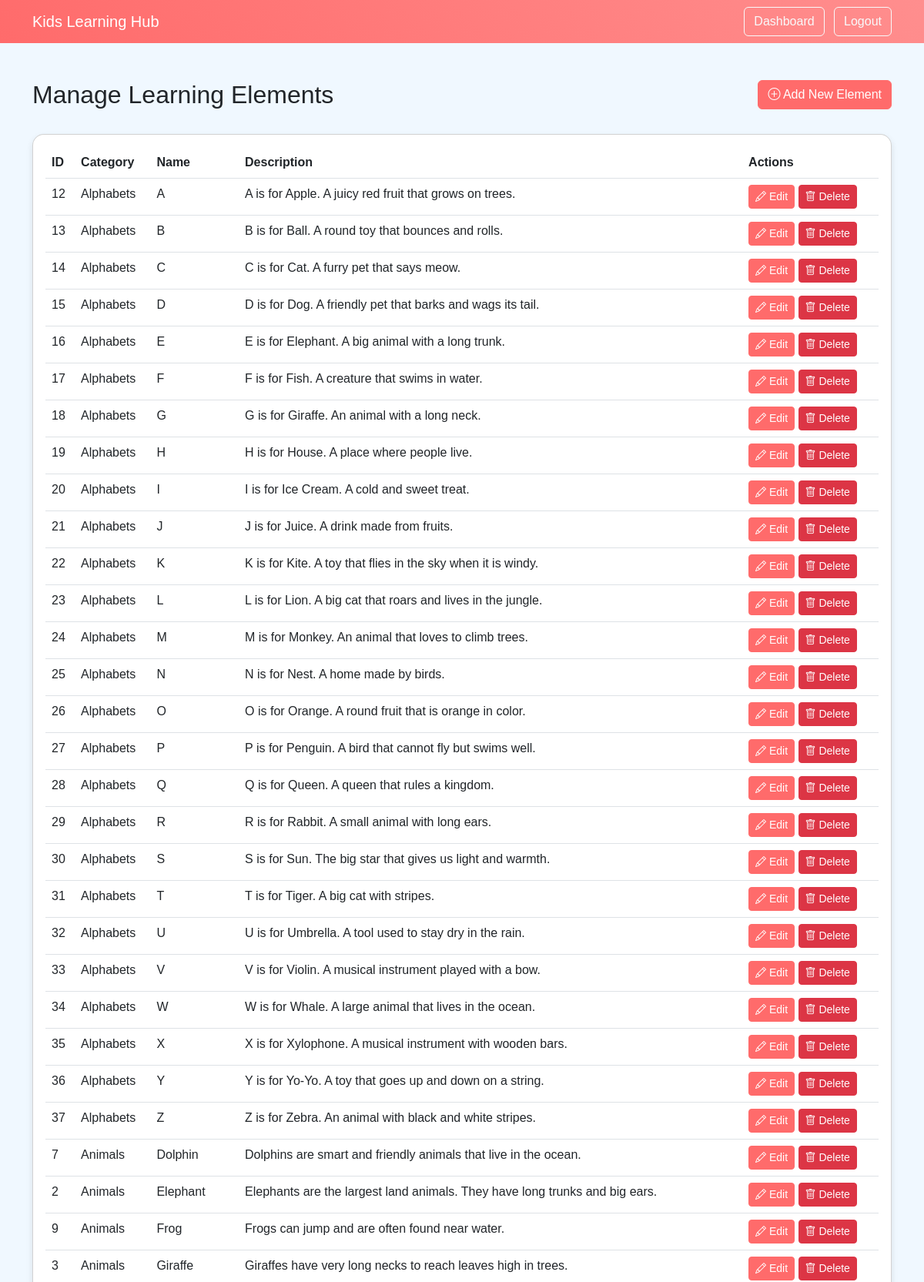
The app's page /admin/elements.php (signed in, upper part) with its own data.
### tables this page shows
CREATE TABLE IF NOT EXISTS elements (
    id INT AUTO_INCREMENT PRIMARY KEY,
    category_id INT NOT NULL,
    name VARCHAR(100) NOT NULL,
    description TEXT,
    image_path VARCHAR(255),
    audio_path VARCHAR(255),
    video_path VARCHAR(255),
    created_at TIMESTAMP DEFAULT CURRENT_TIMESTAMP,
    FOREIGN KEY (category_id) REFERENCES categories(id) ON DELETE CASCADE,
    UNIQUE KEY unique_element (category_id, name)
);

CREATE TABLE IF NOT EXISTS categories (
    id INT AUTO_INCREMENT PRIMARY KEY,
    name VARCHAR(100) NOT NULL,
    created_at TIMESTAMP DEFAULT CURRENT_TIMESTAMP
);

### admin/elements.php (the view, shortened to what this page needs)
<?php
$conn = getDBConnection();
$elements = $conn->query("
    SELECT e.*, c.name as category_name
    FROM elements e
    JOIN categories c ON e.category_id = c.id
    ORDER BY c.name, e.name
");
?>
<!DOCTYPE html>
<html lang="en">
<head>
    <link href="https://cdn.jsdelivr.net/npm/bootstrap@5.3.0/dist/css/bootstrap.min.css" rel="stylesheet">
    <link href="https://cdn.jsdelivr.net/npm/bootstrap-icons@1.7.2/font/bootstrap-icons.css" rel="stylesheet">
</head>
<body>
    <nav class="navbar navbar-expand-lg navbar-dark">
        <div class="container">
            <a class="navbar-brand" href="../index.php">Kids Learning Hub</a>
            <div class="ms-auto">
                <a href="dashboard.php" class="btn btn-outline-light me-2">Dashboard</a>
                <a href="logout.php" class="btn btn-outline-light">Logout</a>
            </div>
        </div>
    </nav>
    <div class="container mt-5">
        <div class="row mb-4">
            <div class="col-md-6">
                <h2>Manage Learning Elements</h2>
            </div>
            <div class="col-md-6 text-end">
                <button type="button" class="btn btn-primary" data-bs-toggle="modal" data-bs-target="#addElementModal">
                    <i class="bi bi-plus-circle"></i> Add New Element
                </button>
            </div>
        </div>
        <div class="card">
            <div class="card-body">
                <div class="table-responsive">
                    <table class="table">
                        <thead>
                            <tr>
                                <th>ID</th>
                                <th>Category</th>
                                <th>Name</th>
                                <th>Description</th>
                                <th>Actions</th>
                            </tr>
                        </thead>
                        <tbody>
                            <?php while ($element = $elements->fetch_assoc()): ?>
                                <tr>
                                    <td><?php echo htmlspecialchars($element['id']); ?></td>
                                    <td><?php echo htmlspecialchars($element['category_name']); ?></td>
                                    <td><?php echo htmlspecialchars($element['name']); ?></td>
                                    <td><?php echo htmlspecialchars($element['description']); ?></td>
                                    <td>
                                        <button type="button" class="btn btn-sm btn-primary"
                                                data-bs-toggle="modal"
                                                data-bs-target="#editElementModal"
                                                data-id="<?php echo $element['id']; ?>"
                                                data-category-id="<?php echo $element['category_id']; ?>"
                                                data-name="<?php echo htmlspecialchars($element['name']); ?>"
                                                data-description="<?php echo htmlspecialchars($element['description']); ?>">
                                            <i class="bi bi-pencil"></i> Edit
                                        </button>
                                        <form method="POST" class="d-inline" onsubmit="return confirm('Are you sure you want to delete this element?');">
                                            <button type="submit" class="btn btn-sm btn-danger">
                                                <i class="bi bi-trash"></i> Delete
                                            </button>
                                        </form>
                                    </td>
                                </tr>
                            <?php endwhile; ?>
                        </tbody>
                    </table>
                </div>
            </div>
        </div>
    </div>
</body>
</html>

### admin/elements.php (style rules this page uses)
body { background-color: #f0f8ff; font-family: 'Comic Sans MS', cursive, sans-serif; }
.navbar { background: linear-gradient(45deg, #ff6b6b, #ff8e8e); }
.card { border-radius: 15px; box-shadow: 0 4px 8px rgba(0,0,0,0.1); }
.btn-primary { background-color: #ff6b6b; border-color: #ff6b6b; }
.btn-danger { background-color: #dc3545; border-color: #dc3545; }

### records on screen
elements: id "12", category.name "Alphabets", name "A", description "A is for Apple. A juicy red fruit that grows on trees."
elements: id "13", category.name "Alphabets", name "B", description "B is for Ball. A round toy that bounces and rolls."
elements: id "14", category.name "Alphabets", name "C", description "C is for Cat. A furry pet that says meow."
elements: id "15", category.name "Alphabets", name "D", description "D is for Dog. A friendly pet that barks and wags its tail."
elements: id "16", category.name "Alphabets", name "E", description "E is for Elephant. A big animal with a long trunk."
elements: id "17", category.name "Alphabets", name "F", description "F is for Fish. A creature that swims in water."
elements: id "18", category.name "Alphabets", name "G", description "G is for Giraffe. An animal with a long neck."
elements: id "19", category.name "Alphabets", name "H", description "H is for House. A place where people live."
elements: id "20", category.name "Alphabets", name "I", description "I is for Ice Cream. A cold and sweet treat."
elements: id "21", category.name "Alphabets", name "J", description "J is for Juice. A drink made from fruits."
elements: id "22", category.name "Alphabets", name "K", description "K is for Kite. A toy that flies in the sky when it is windy."
elements: id "23", category.name "Alphabets", name "L", description "L is for Lion. A big cat that roars and lives in the jungle."
elements: id "24", category.name "Alphabets", name "M", description "M is for Monkey. An animal that loves to climb trees."
elements: id "25", category.name "Alphabets", name "N", description "N is for Nest. A home made by birds."
elements: id "26", category.name "Alphabets", name "O", description "O is for Orange. A round fruit that is orange in color."
elements: id "27", category.name "Alphabets", name "P", description "P is for Penguin. A bird that cannot fly but swims well."
elements: id "28", category.name "Alphabets", name "Q", description "Q is for Queen. A queen that rules a kingdom."
elements: id "29", category.name "Alphabets", name "R", description "R is for Rabbit. A small animal with long ears."
elements: id "30", category.name "Alphabets", name "S", description "S is for Sun. The big star that gives us light and warmth."
elements: id "31", category.name "Alphabets", name "T", description "T is for Tiger. A big cat with stripes."
elements: id "32", category.name "Alphabets", name "U", description "U is for Umbrella. A tool used to stay dry in the rain."
elements: id "33", category.name "Alphabets", name "V", description "V is for Violin. A musical instrument played with a bow."
elements: id "34", category.name "Alphabets", name "W", description "W is for Whale. A large animal that lives in the ocean."
elements: id "35", category.name "Alphabets", name "X", description "X is for Xylophone. A musical instrument with wooden bars."
elements: id "36", category.name "Alphabets", name "Y", description "Y is for Yo-Yo. A toy that goes up and down on a string."
elements: id "37", category.name "Alphabets", name "Z", description "Z is for Zebra. An animal with black and white stripes."
elements: id "7", category.name "Animals", name "Dolphin", description "Dolphins are smart and friendly animals that live in the ocean."
elements: id "2", category.name "Animals", name "Elephant", description "Elephants are the largest land animals. They have long trunks and big ears."
elements: id "9", category.name "Animals", name "Frog", description "Frogs can jump and are often found near water."
elements: id "3", category.name "Animals", name "Giraffe", description "Giraffes have very long necks to reach leaves high in trees."
